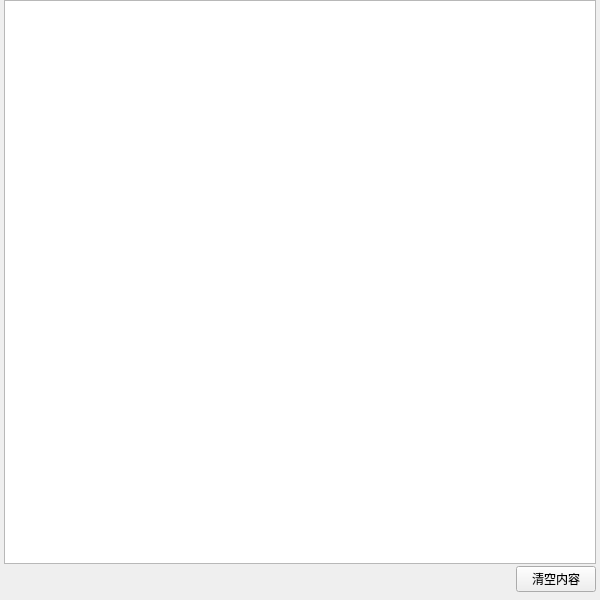
<?xml version="1.0" encoding="UTF-8"?>
<ui version="4.0">
 <class>generic_output</class>
 <widget class="QMainWindow" name="generic_output">
  <property name="geometry">
   <rect>
    <x>0</x>
    <y>0</y>
    <width>600</width>
    <height>600</height>
   </rect>
  </property>
  <property name="font">
   <font>
    <family>Microsoft YaHei UI</family>
   </font>
  </property>
  <property name="windowTitle">
   <string>控制台输出内容通用显示窗口</string>
  </property>
  <widget class="QWidget" name="centralwidget">
   <layout class="QVBoxLayout" name="verticalLayout_2">
    <property name="leftMargin">
     <number>4</number>
    </property>
    <property name="topMargin">
     <number>0</number>
    </property>
    <property name="rightMargin">
     <number>4</number>
    </property>
    <property name="bottomMargin">
     <number>8</number>
    </property>
    <item>
     <layout class="QVBoxLayout" name="verticalLayout">
      <property name="spacing">
       <number>2</number>
      </property>
      <item>
       <widget class="QPlainTextEdit" name="uiPlainTextEdit_generic_output">
        <property name="font">
         <font>
          <family>Consolas</family>
          <pointsize>10</pointsize>
         </font>
        </property>
        <property name="contextMenuPolicy">
         <enum>Qt::NoContextMenu</enum>
        </property>
        <property name="readOnly">
         <bool>true</bool>
        </property>
        <property name="plainText">
         <string/>
        </property>
       </widget>
      </item>
      <item>
       <layout class="QHBoxLayout" name="horizontalLayout">
        <item>
         <spacer name="horizontalSpacer">
          <property name="orientation">
           <enum>Qt::Horizontal</enum>
          </property>
          <property name="sizeHint" stdset="0">
           <size>
            <width>40</width>
            <height>20</height>
           </size>
          </property>
         </spacer>
        </item>
        <item>
         <widget class="QPushButton" name="uiPushButton_clear_content">
          <property name="text">
           <string>清空内容</string>
          </property>
         </widget>
        </item>
       </layout>
      </item>
     </layout>
    </item>
   </layout>
  </widget>
  <action name="action123">
   <property name="text">
    <string>字体颜色</string>
   </property>
   <property name="font">
    <font>
     <family>Microsoft YaHei UI</family>
    </font>
   </property>
  </action>
  <action name="uiAction_bg_white">
   <property name="text">
    <string>白色</string>
   </property>
  </action>
  <action name="uiAction_bg_black">
   <property name="text">
    <string>黑色</string>
   </property>
  </action>
 </widget>
 <resources/>
 <connections/>
</ui>
